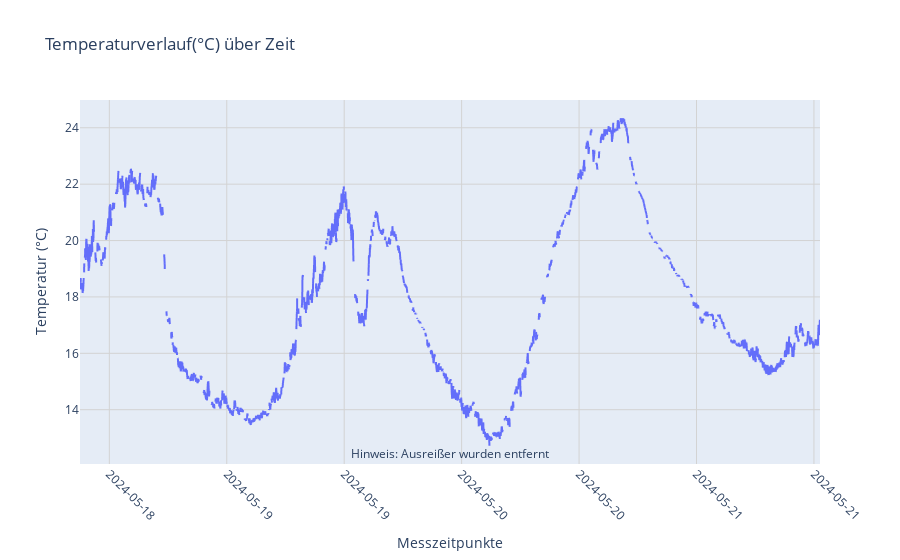

Notebook code for this chart:
### Markdown cell above
# Visualisierung

### Code cell
fig = px.line(opensense_df, x='createdAt', y='Temperatur',title='Temperaturverlauf(°C) über Zeit')

# Achsentitel hinzufügen
fig.update_xaxes(title_text='Messzeitpunkte')
fig.update_yaxes(title_text='Temperatur (°C)')

# Achsenbeschriftungen verbessern
fig.update_xaxes(tickangle=45, tickformat='%Y-%m-%d')

# Gitterlinien hinzufügen
fig.update_layout(xaxis=dict(showgrid=True, gridwidth=1, gridcolor='LightGrey'),
                  yaxis=dict(showgrid=True, gridwidth=1, gridcolor='LightGrey'))

# Bildunterschrift unterhalb der Achsenbeschriftungen hinzufügen
fig.update_layout(annotations=[dict(xref='paper', yref='paper', x=0.5, y=0.0, showarrow=False, text="Hinweis: Ausreißer wurden entfernt")])

fig.show()

### Figure 1 — Plotly figure (JSON) as saved in the notebook; plotly's stock layout.template omitted (floating-point values rounded to 4 significant figures; data arrays with more than 128 entries replaced by an {"elided": "..."} marker saying what was removed)
{"data": [{"hovertemplate": "createdAt=%{x}<br>Temperatur=%{y}<extra></extra>", "legendgroup": "", "line": {"color": "#636efa", "dash": "solid"}, "marker": {"symbol": "circle"}, "mode": "lines", "name": "", "showlegend": false, "type": "scattergl", "x": {"elided": "4498 str values"}, "xaxis": "x", "y": {"elided": "4498 float values"}, "yaxis": "y"}], "layout": {"annotations": [{"showarrow": false, "text": "Hinweis: Ausreißer wurden entfernt", "x": 0.5, "xref": "paper", "y": 0, "yref": "paper"}], "legend": {"tracegroupgap": 0}, "title": {"text": "Temperaturverlauf(°C) über Zeit"}, "xaxis": {"anchor": "y", "domain": [0, 1], "gridcolor": "LightGrey", "gridwidth": 1, "showgrid": true, "tickangle": 45, "tickformat": "%Y-%m-%d", "title": {"text": "Messzeitpunkte"}}, "yaxis": {"anchor": "x", "domain": [0, 1], "gridcolor": "LightGrey", "gridwidth": 1, "showgrid": true, "title": {"text": "Temperatur (°C)"}}}}
